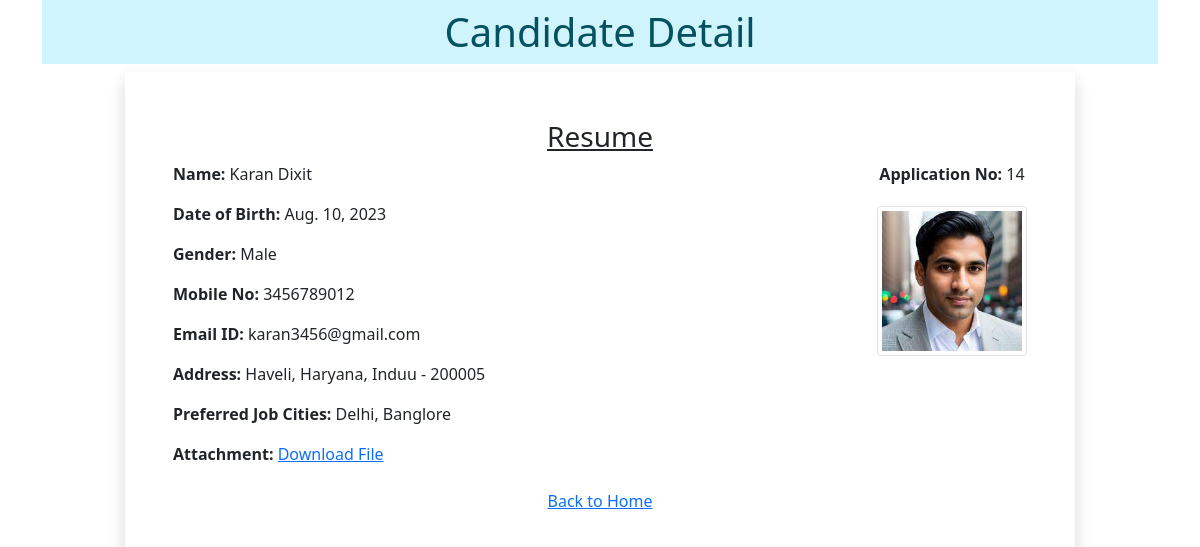
The page /14 on the database its author committed.
### myapp/models.py (models this page shows)
class Resume(models.Model):
    name = models.CharField(max_length=100)
    dob = models.DateField(auto_now=False , auto_now_add=False)
    gender = models.CharField(max_length=70)
    mobile = models.PositiveIntegerField()
    email = models.EmailField()
    locality = models.CharField(max_length=100)
    state = models.CharField(choices= STATE_CHOICE, max_length=50)
    city = models.CharField(max_length=100)
    pincode = models.PositiveIntegerField()
    job_city = models.CharField(max_length=70)
    profile_image = models.ImageField(upload_to='profileimg' , blank=True)
    my_file = models.FileField(upload_to='doc', blank=True)

### myapp/views.py (the view)
# urls.py: path('<int:pk>', views.CandidateView.as_view(), name='candidate')
class CandidateView(View):
    def get(self, request , pk):
        candidate = Resume.objects.get(pk=pk)
        return render(request, 'myapp/candidate.html' , {'candidate': candidate})

### myapp/templatetags/myfilter.py (called while the page is built)
@register.filter(name='remove_special')
def remove_chars(value, arg):
    for character in arg:
        value = value.replace(character, "")
    return value

### myapp/templates/myapp/candidate.html (shortened to what this page needs)
<!DOCTYPE html>
{% load myfilter %}
<html lang="en">
<head>
    <link href="https://cdn.jsdelivr.net/npm/bootstrap@5.0.0-beta2/dist/css/bootstrap.min.css" rel="stylesheet"
>
</head>
<body>
    <div class="container">
        <h1 class="alert-info text-center p-2">Candidate Detail</h1>
        <div class="row">
            <div class="col-sm-10 shadow p-5 offset-sm-1">
                <h3 class="text-center"><u>Resume</u></h3>
                <div class="float-end">
                    <p class="text-center"><b>Application No:</b> {{candidate.id}}</p>
                    <img src="{{candidate.profile_image.url}}" alt="" class="img-fluid img-thumbnail mt-1" width="150" height="150">
                </div>
                <p><b>Name:</b> {{candidate.name}}</p>
                <p><b>Date of Birth:</b> {{candidate.dob}}</p>
                <p><b>Gender:</b> {{candidate.gender}}</p>
                <p><b>Mobile No:</b> {{candidate.mobile}}</p>
                <p><b>Email ID:</b> {{candidate.email}}</p>
                <p><b>Address:</b> {{candidate.locality}}, {{candidate.state}}, {{candidate.city}} - {{candidate.pincode}}</p>
                <p><b>Preferred Job Cities:</b> {{candidate.job_city|remove_special:"[]'"}}  </p>
                <p><b>Attachment:</b> <a href="{{candidate.my_file.url}}">Download File</a></p>
                <div class="text-center">
                    <a href="/" class="btn btn-link">Back to Home</a>
                </div>
            </div>
        </div>
    </div>
</body>
</html>

### rows shown on the page
Resume: id "14", profile_image (picture), name "Karan Dixit", dob "Aug. 10, 2023", gender "Male", mobile "3456789012", email "karan3456@gmail.com", locality "Haveli", state "Haryana", city "Induu", pincode "200005", job_city|remove_special "Delhi, Banglore"
